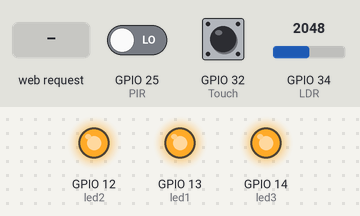
Recording of a sketch running on a simulated ESP32. Parts: output pins drawn as LEDs (lit = HIGH). The test bench sets the inputs (shaded band); at power-on: GPIO 25 (PIR) LOW, GPIO 32 (Touch) HIGH, GPIO 34 (LDR) = 2048. WiFi joins after 1.5 s; servers stay silent unless stated; what the sketch prints to the serial monitor is not drawn.

Above: at 2.7 s.
2.8 s: GPIO 25 (PIR) driven HIGH
At 4.0 s:
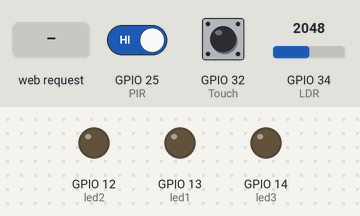
4.3 s: HTTP request GET /ledVermelho received
At 5.1 s:
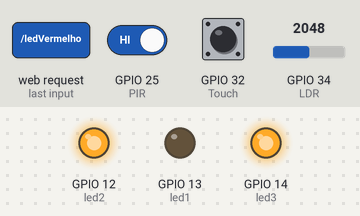
5.8 s: HTTP request GET /ledAzul received
At 6.3 s:
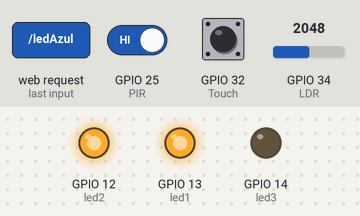
7.3 s: HTTP request GET /ledVerde received
At 8.5 s:
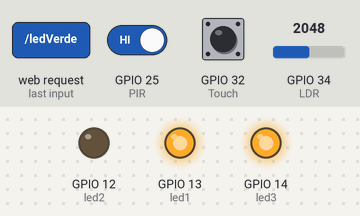
8.8 s: HTTP request GET /ledMagenta received
At 9.8 s:
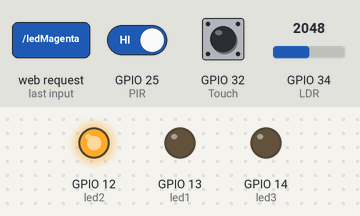
10.3 s: HTTP request GET /ledAmarelo received
At 10.9 s:
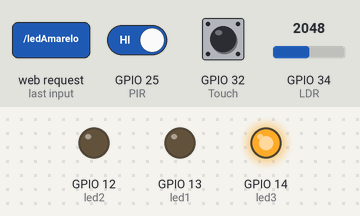
Timing chart, 0 to 12.8 s (numbered marks = the images above; inputs shaded):
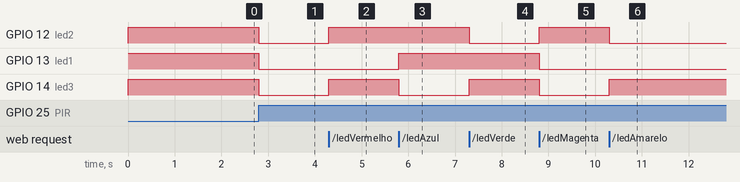

Measured:
- after the input at 2.8 s, GPIO 12 (led2), GPIO 13 (led1), GPIO 14 (led3): HIGH → LOW at once
- after the input at 4.3 s, GPIO 12 (led2), GPIO 14 (led3): LOW → HIGH at once
- after the input at 5.8 s, GPIO 13 (led1): LOW → HIGH at once; GPIO 14 (led3): HIGH → LOW at once
- after the input at 7.3 s, GPIO 12 (led2): HIGH → LOW at once; GPIO 14 (led3): LOW → HIGH at once
- after the input at 8.8 s, GPIO 12 (led2): LOW → HIGH at once; GPIO 13 (led1), GPIO 14 (led3): HIGH → LOW at once
- after the input at 10.3 s, GPIO 12 (led2): HIGH → LOW at once; GPIO 14 (led3): LOW → HIGH at once

The sketch:

trabalhoM2.ino
```cpp
//Bibliotecas Utilizadas
#include <Wire.h>
#include <WiFi.h>
#include <WiFiClient.h>
#include <WebServer.h>
#include <ESPmDNS.h>

MDNSResponder mdns;
//Credenciais da rede
const char* ssid = "";
const char* password = "";

//Define a porta do server como 80
WebServer server(80);
String webpage = "";

//Portas utilizadas
int led1 = 13;  //Vermelho
int led2 = 12;  // Verde
int led3 = 14;  //Azul
int PIR = 25;
int LDR = 34;
int Touch = 32;

//Variaveis utilizadas
int cor = 6;
int ligado = 0;
int leitura;

//variaveis que indicam o núcleo
static uint8_t taskCoreZero = 0;
static uint8_t taskCoreOne = 1;

void setup() {
  //Define os pinos de entrada e saida
  pinMode(PIR, INPUT);
  pinMode(LDR, INPUT);
  pinMode(led1, OUTPUT);
  pinMode(led2, OUTPUT);
  pinMode(led3, OUTPUT);

  //Inicia com os leds desligados
  digitalWrite(led1, HIGH);
  digitalWrite(led2, HIGH);
  digitalWrite(led3, HIGH);

  //Configura a taxa de transferência em bits por segundo
  Serial.begin(115200);

  //Inicializa as configurações da rede
  WiFi.begin(ssid, password);
  Serial.println("");

  while (WiFi.status() != WL_CONNECTED) {
    delay(500);
    Serial.print(".");
  }

  //Informações sobre a conexão da rede
  Serial.println("");
  Serial.print("Connected to ");
  Serial.println(ssid);
  Serial.print("IP address: ");
  Serial.println(WiFi.localIP());

  if (mdns.begin("esp")) {
    Serial.println("MDNS responder started");
  }

  server.on("/", []() {
    server.send(200, "text/html", webpage);
  });

  //Se receber do servidor /led1ON atualiza a variavel ligado com 1, só liga o led se a presença for detectada
  server.on("/led1ON", []() {
    server.send(200, "text/html", webpage);
    ligado = 1;
  });

  //Se receber do servidor /led1OFF atualiza a variavel ligado com 0
  server.on("/led1OFF", []() {
    server.send(200, "text/html", webpage);
    ligado = 0;
  });

  //Se receber do servidor /ledVermelho atualiza a variavel cor com 0
  server.on("/ledVermelho", []() {
    server.send(200, "text/html", webpage);
    cor = 0;
  });

  //Se receber do servidor /ledAzul atualiza a variavel cor com 2
  server.on("/ledAzul", []() {
    server.send(200, "text/html", webpage);
    cor = 2;
  });

  //Se receber do servidor /ledVerde atualiza a variavel cor com 1
  server.on("/ledVerde", []() {
    server.send(200, "text/html", webpage);
    cor = 1;
  });

  //Se receber do servidor /ledMagenta atualiza a variavel cor com 3
  server.on("/ledMagenta", []() {
    server.send(200, "text/html", webpage);
    cor = 3;
  });

  //Se receber do servidor /ledAmarelo atualiza a variavel cor com 4
  server.on("/ledAmarelo", []() {
    server.send(200, "text/html", webpage);
    cor = 4;
  });

  //Se receber do servidor /ledCiano atualiza a variavel cor com 5
  server.on("/ledCiano", []() {
    server.send(200, "text/html", webpage);
    cor = 5;
  });

  //Se receber do servidor /ledBranco atualiza a variavel cor com 6
  server.on("/ledBranco", []() {
    server.send(200, "text/html", webpage);
    cor = 6;
  });

  //Começa a executar as conexões de entrada
  server.begin();
  Serial.println("HTTP server started");

  //Cria uma nova tarefa qua sera executada no núcleo zero
  xTaskCreatePinnedToCore(
    coreTaskZero,   //Função para implementar a tarefa
    "coreTaskZero",        //Nome da tarefa
    10000,          //Numero de palavras alocadas
    NULL,           //Parametro de entrada para a tarefa
    1,              //Prioridade da tarefa
    NULL,           //Referencia para a tarefa
    taskCoreZero);  //Núcleo que executará a tarefa

  //Mostra em qual nucleo a tarefa esta executando
  String mensagem = "Executando setup no core  ";
  mensagem = mensagem + xPortGetCoreID();
  Serial.println(mensagem);
}

void loop() {

  //Mostra em qual nucleo a tarefa esta executando
  //String mensagem = "Executando loop no core  ";
  //mensagem = mensagem + xPortGetCoreID();
  // Serial.println(mensagem);
  //delay(2000);


  //Leitura do sensor LDR
  leitura = analogRead(LDR);

  //Quando o touch for acionado atualiza a variavel ligado com 1
  if (touchRead(Touch) <= 20) {
    ligado = 1;
  }
}

// Função para alterar a cor do led
void ligarLed() {

  //cor 0 = vermelho
  if (cor == 0) {
    digitalWrite(led1, LOW);
    digitalWrite(led2, HIGH);
    digitalWrite(led3, HIGH);

    //cor 1 = verde
  } else if (cor == 1) {
    digitalWrite(led1, HIGH);
    digitalWrite(led2, LOW);
    digitalWrite(led3, HIGH);

    //cor 2 = azul
  } else if (cor == 2) {
    digitalWrite(led1, HIGH);
    digitalWrite(led2, HIGH);
    digitalWrite(led3, LOW);

    //cor 3 = Magenta
  } else if (cor == 3) {
    digitalWrite(led1, LOW);
    digitalWrite(led2, HIGH);
    digitalWrite(led3, LOW);

    //cor 4 = Amarelo
  } else if (cor == 4) {
    digitalWrite(led1, LOW);
    digitalWrite(led2, LOW);
    digitalWrite(led3, HIGH);

    //cor 5 = Ciano
  } else if (cor == 5) {
    digitalWrite(led1, HIGH);
    digitalWrite(led2, LOW);
    digitalWrite(led3, LOW);

    //cor 6 = branco
  } else if (cor == 6) {
    digitalWrite(led1, LOW);
    digitalWrite(led2, LOW);
    digitalWrite(led3, LOW);
  }
}

//Função responsavel por ligar o led
void coreTaskZero(void* pvParameters) {
  //Mostra em qual nucleo a tarefa esta executando
  String mensagem = "Executando a tarefa no core ";
  mensagem = mensagem + xPortGetCoreID();
  Serial.println(mensagem);

  //laço para a execução das tarefas
  while (true) {
    server.handleClient();

    //Condicional para ligar o led
    if (ligado == 1 || leitura < 3000) {  //se ligado = 1 ou valor da leitura menor do q o indicado,
                                          //vai verificar se tem alguem no local
      if (digitalRead(PIR)) {             //Se a presença for detectada o led sera ligado
        ligado = 1;
        ligarLed();  //Chama a função para ligar o led
      }
    } else if (ligado == 0) {  //Se a variavel ligado for igual a 0 então os leds serão apagados
      digitalWrite(led1, HIGH);
      digitalWrite(led2, HIGH);
      digitalWrite(led3, HIGH);
    }

    //Verifica se ainda tem alguem no ambiente
    if (!digitalRead(PIR)) {  //Se não encontrar ninguém ele atualiza o valor de ligado para zero
      ligado = 0;
    }
  }
}
```
